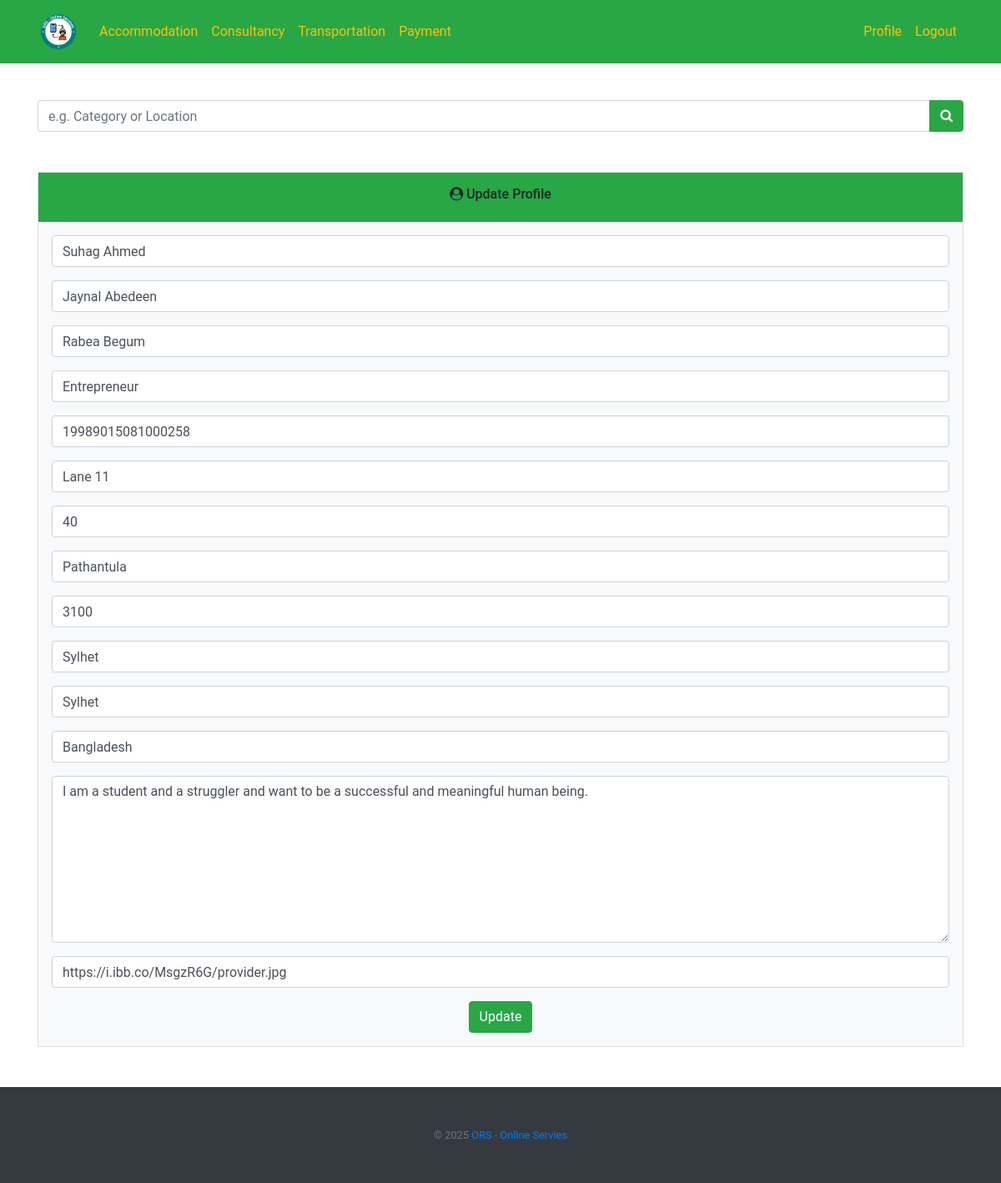
Page /info (signed in) on the committed database.
### tables this page shows
CREATE TABLE users (id INTEGER NOT NULL, username TEXT NOT NULL UNIQUE, hash TEXT NOT NULL, email TEXT NOT NULL UNIQUE, type TEXT NOT NULL, date TIMESTAMP NOT NULL DEFAULT CURRENT_TIMESTAMP, image HYPERLINK, name TEXT, father TEXT, mother TEXT, profession TEXT, nid TEXT, line TEXT, no INTEGER, area TEXT, code INTEGER, city TEXT, region TEXT, country TEXT, about LONGTEXT, balance NUMERIC NOT NULL DEFAULT 0.00, PRIMARY KEY(id));

### application.py (the view)
@app.route("/info", methods=["GET", "POST"])
@login_required
def info():
    user = session["user_id"]
    info = db.execute("SELECT * FROM users WHERE id = ?", user)[0]
    if request.method == "POST":
        name = request.form.get("name")
        father = request.form.get("father")
        mother = request.form.get("mother")
        profession = request.form.get("profession")
        nid = request.form.get("nid")
        line = request.form.get("line")
        no = request.form.get("no")
        area = request.form.get("area")
        code = request.form.get("code")
        city = request.form.get("city")
        region = request.form.get("region")
        country = request.form.get("country")
        about = request.form.get("about")
        image = request.form.get("image")
        db.execute("UPDATE users SET name = ?, father = ?, mother = ?, profession = ?, nid = ?, line = ?, no = ?, area = ?, code = ?, city = ?, region = ?, country = ?, about = ?, image = ? WHERE id = ?",
                   name, father, mother, profession, nid, line, no, area, code, city, region, country, about, image, user)
        flash("Profile is updated!")
        return redirect("/profile")
    else:
        return render_template("info.html", info=info)

### application.py (called while the page is built)
@app.after_request
def after_request(response):
    response.headers["Cache-Control"] = "no-cache, no-store, must-revalidate"
    response.headers["Expires"] = 0
    response.headers["Pragma"] = "no-cache"
    return response

### helpers.py (called while the page is built)
def login_required(f):
    @wraps(f)
    def decorated_function(*args, **kwargs):
        if session.get("user_id") is None:
            return redirect("/login")
        return f(*args, **kwargs)
    return decorated_function

### templates/info.html (shortened to what this page needs)
{% extends "layout.html" %}
{% block main %}
    <div class="text-center bg-light border">
        <div class="bg-success p-3">
            <h6><i class="fa fa-user-circle"></i> Update Profile</h6>
        </div>
        <div class="container p-3">
            <form action="/info" method="post">
                <div class="form-group">
                    <input class="form-control" name="name" placeholder="Full Name" type="text" required value="{{ info.name }}">
                </div>
                <div class="form-group">
                    <input class="form-control" name="father" placeholder="Father's Name" type="text" required value="{{ info.father }}">
                </div>
                <div class="form-group">
                    <input class="form-control" name="mother" placeholder="Mother's Name" type="text" required value="{{ info.mother }}">
                </div>
                <div class="form-group">
                    <input class="form-control" name="profession" placeholder="Profession" type="text" required value="{{ info.profession }}">
                </div>
                <div class="form-group">
                    <input class="form-control" name="nid" placeholder="National ID" type="text" required value="{{ info.nid }}">
                </div>
                <div class="form-group">
                    <input class="form-control" name="line" placeholder="Road/Village" type="text" required value="{{ info.line }}">
                </div>
                <div class="form-group">
                    <input class="form-control" name="no" placeholder="House/Holding" type="number" min="0" required value="{{ info.no }}">
                </div>
                <div class="form-group">
                    <input class="form-control" name="area" placeholder="Area" type="text" required value="{{ info.area }}">
                </div>
                <div class="form-group">
                    <input class="form-control" name="code" placeholder="ZIP/Postal Code" type="text" pattern="[0-9]{4,}" required title="Minimum 4 digits are required." value="{{ info.code }}">
                </div>
                <div class="form-group">
                    <input class="form-control" name="city" placeholder="City" type="text" required value="{{ info.city }}">
                </div>
                <div class="form-group">
                    <input class="form-control" name="region" placeholder="Region" type="text" required value="{{ info.region }}">
                </div>
                <div class="form-group">
                    <input class="form-control" name="country" placeholder="Country" type="text" required value="{{ info.country }}">
                </div>
                <div class="form-group">
                    <textarea class="form-control" name="about" placeholder="About (maximum 250 characters)" maxlength="250" required style="height:200px">{{ info.about }}</textarea>
                </div>
                <div class="form-group">
                    <input class="form-control" name="image" placeholder="https://i.ibb.co/.../image.jpg" type="url" value="{{ info.image }}">
                </div>
                <button class="btn btn-success" type="submit">Update</button>
            </form>
        </div>
    </div>
{% endblock %}

### static/styles.css (style rules this page uses)
body { font-family: 'Roboto'; }

### rows in the picture
users: name "Suhag Ahmed", father "Jaynal Abedeen", mother "Rabea Begum", profession "Entrepreneur", nid "19989015081000258", line "Lane 11", no "40", area "Pathantula", code "3100", city "Sylhet", region "Sylhet", country "Bangladesh", about "I am a student and a struggler and want to be a successful and meaningful human being.", image "https://i.ibb.co/MsgzR6G/provider.jpg"
